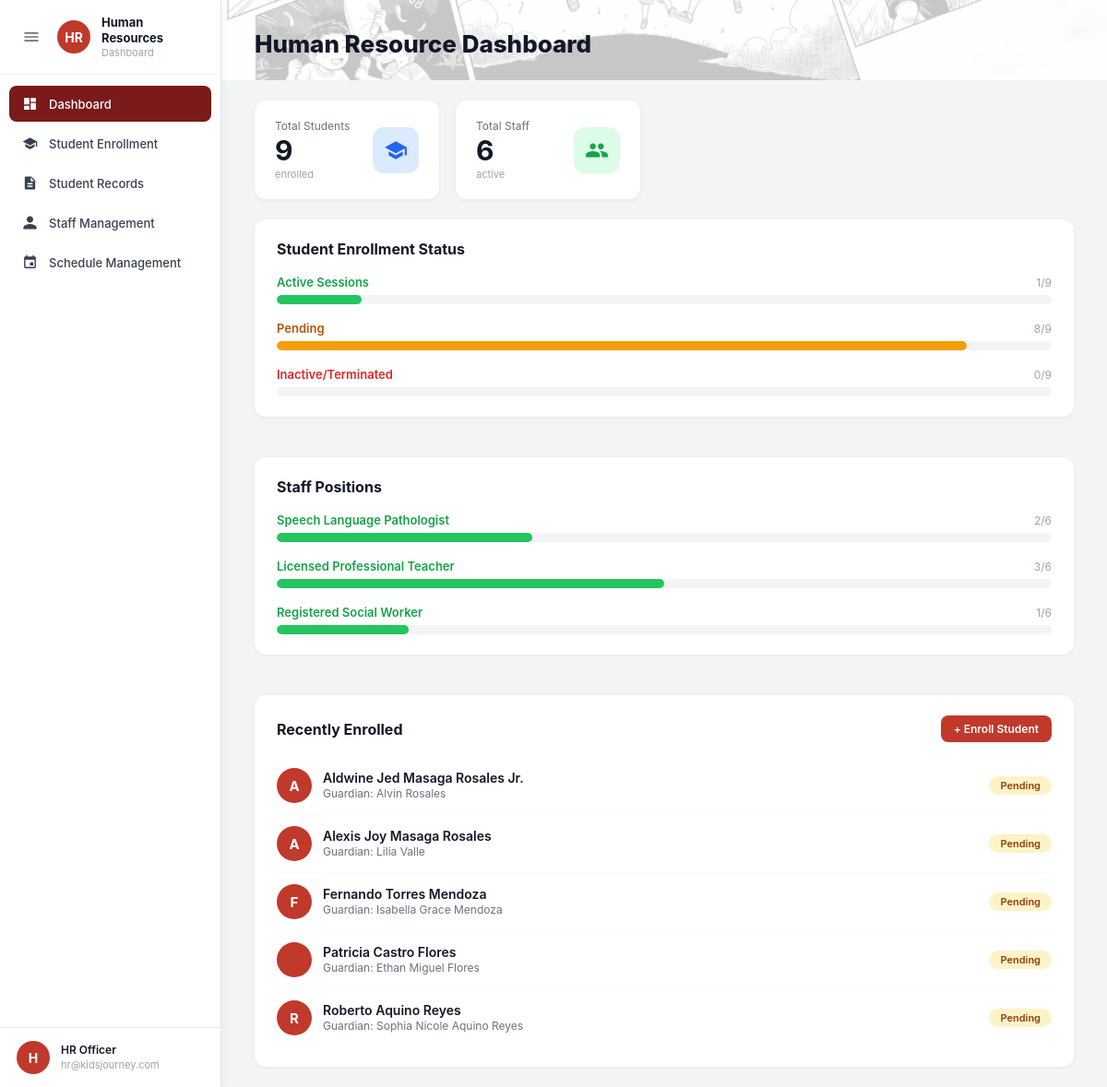
The app's page /public/hro/dashboard.php (signed in) with its own data.
### tables this page shows
CREATE TABLE `users` (
  `id` int(11) NOT NULL,
  `staff_id` varchar(20) DEFAULT NULL COMMENT 'e.g. STF-0001, auto-assigned when created',
  `full_name` varchar(150) NOT NULL,
  `username` varchar(100) NOT NULL,
  `email` varchar(150) NOT NULL,
  `password` varchar(255) NOT NULL,
  `role` enum('Admin','Human Resources','Educator') NOT NULL,
  `status` enum('active','inactive','suspended','pending','denied') DEFAULT 'active',
  `is_first_login` tinyint(1) DEFAULT 1 COMMENT '1 = must change password on first login (Educators)',
  `created_at` timestamp NOT NULL DEFAULT current_timestamp(),
  `updated_at` timestamp NOT NULL DEFAULT current_timestamp() ON UPDATE current_timestamp()
);

CREATE TABLE `enrollments` (
  `id` int(11) NOT NULL,
  `student_id` int(11) NOT NULL,
  `service_id` int(11) NOT NULL,
  `status` enum('Pending','Active','Inactive') NOT NULL DEFAULT 'Pending',
  `enrolled_by` int(11) DEFAULT NULL COMMENT 'user_id of HR who enrolled the student',
  `created_at` timestamp NOT NULL DEFAULT current_timestamp(),
  `updated_at` timestamp NOT NULL DEFAULT current_timestamp() ON UPDATE current_timestamp(),
  `archived` tinyint(1) DEFAULT 0
);

CREATE TABLE `students` (
  `id` int(11) NOT NULL,
  `student_id` varchar(20) NOT NULL COMMENT 'e.g. STD-0001',
  `first_name` varchar(100) NOT NULL,
  `middle_name` varchar(100) DEFAULT NULL,
  `last_name` varchar(100) NOT NULL,
  `suffix` varchar(20) DEFAULT NULL,
  `full_name` varchar(255) GENERATED ALWAYS AS (concat(`first_name`,' ',ifnull(concat(`middle_name`,' '),''),`last_name`,ifnull(concat(' ',`suffix`),''))) STORED,
  `date_of_birth` date DEFAULT NULL,
  `gender` enum('Male','Female','Other') DEFAULT NULL,
  `address` text DEFAULT NULL,
  `status` enum('Active','Pending','Inactive') DEFAULT 'Pending' COMMENT 'Pending=awaiting payment, Active=paid/enrolled, Inactive=no longer availing',
  `created_at` timestamp NOT NULL DEFAULT current_timestamp(),
  `updated_at` timestamp NOT NULL DEFAULT current_timestamp() ON UPDATE current_timestamp(),
  `archived` tinyint(1) DEFAULT 0
);

CREATE TABLE `guardians` (
  `id` int(11) NOT NULL,
  `student_id` int(11) NOT NULL,
  `guardian_name` varchar(150) NOT NULL,
  `contact_number` varchar(20) NOT NULL,
  `email` varchar(150) DEFAULT NULL,
  `created_at` timestamp NOT NULL DEFAULT current_timestamp()
);

### includes/auth.php (called while the page is built, shortened)
<?php
require_once __DIR__ . '/config.php';
$stmt = $conn->prepare("SELECT id, full_name, username, email, role FROM users WHERE id = ?");
$stmt->bind_param("i", $_SESSION['user_id']);
$stmt->execute();
$result = $stmt->get_result();
if ($result->num_rows === 1) {
    $loggedUser = $result->fetch_assoc();
} else {
    session_unset();
    session_destroy();
    redirect(BASE_URL . "/auth/login.php");
}
?>

### public/hro/dashboard.php (the view, shortened to what this page needs)
<?php
require_once(__DIR__ . "/../../includes/db.php");
require_once __DIR__ . '/../../includes/auth.php';
$totalStudents = $conn->query("SELECT COUNT(*) as c FROM students")->fetch_assoc()['c'];
$totalStaff    = $conn->query("SELECT COUNT(*) as c FROM staff WHERE status='Active'")->fetch_assoc()['c'];
$staffByPosition = $conn->query("
    SELECT position, COUNT(*) as count
    FROM staff
    WHERE status='Active'
    GROUP BY position
");
$positionLabels = [
    'OTPR' => 'Occupational Therapist',
    'RSLP' => 'Speech Language Pathologist',
    'LPT' => 'Licensed Professional Teacher',
    'RSW' => 'Registered Social Worker'
];
$activeEnroll   = $conn->query("SELECT COUNT(*) as c FROM enrollments WHERE status='Active'")->fetch_assoc()['c'];
$pendingEnroll  = $conn->query("SELECT COUNT(*) as c FROM enrollments WHERE status='Pending'")->fetch_assoc()['c'];
$inactiveEnroll = $conn->query("SELECT COUNT(*) as c FROM enrollments WHERE status='Inactive'")->fetch_assoc()['c'];
$totalEnroll    = max(1, $activeEnroll + $pendingEnroll + $inactiveEnroll);
$recentEnrollments = $conn->query("
    SELECT s.full_name, g.guardian_name, e.status, e.created_at
    FROM enrollments e
    JOIN students s ON e.student_id = s.id
    LEFT JOIN guardians g ON s.id = g.student_id
    ORDER BY e.created_at DESC
    LIMIT 5
");
?>
<!DOCTYPE html>
<html lang="en">
<head>
  <link rel="stylesheet" href="../../assets/css/hro/hro-base.css">
  <link rel="stylesheet" href="../../assets/css/hro/hr-overview-dashboard.css">
</head>
<body>
<?php include __DIR__ . '/../../includes/hro-sidebar.php'; ?>
<div class="main">
  <div class="page-hero">
    <div class="page-hero-text">
      <h1>Human Resource Dashboard</h1>
    </div>
  </div>
  <div class="stats-row">
    <div class="stat-card">
      <div class="stat-info">
        <span class="stat-label">Total Students</span>
        <h2 class="stat-number"><?= $totalStudents ?></h2>
        <span class="stat-sub">enrolled</span>
      </div>
      <div class="stat-icon stat-blue">
        <svg viewBox="0 0 24 24" width="26" height="26" fill="#2563eb">
          <path d="M12 3L1 9l11 6 9-4.91V17h2V9L12 3zM5 13.18v4L12 21l7-3.82v-4L12 17l-7-3.82z"/>
        </svg>
      </div>
    </div>
    <div class="stat-card">
      <div class="stat-info">
        <span class="stat-label">Total Staff</span>
        <h2 class="stat-number"><?= $totalStaff ?></h2>
        <span class="stat-sub">active</span>
      </div>
      <div class="stat-icon stat-green">
      </div>
    </div>
  </div>
  <div class="dashboard-card">
    <h2 class="card-title">Student Enrollment Status</h2>
    <div class="enroll-status-list">
      <div class="enroll-status-item">
        <div class="enroll-status-top">
          <span class="enroll-status-label green">Active Sessions</span>
          <span class="enroll-count"><?= $activeEnroll ?>/<?= $totalEnroll ?></span>
        </div>
        <div class="progress-bar-track">
          <div class="progress-bar-fill green" style="width:<?= round($activeEnroll/$totalEnroll*100) ?>%"></div>
        </div>
      </div>
      <div class="enroll-status-item">
        <div class="enroll-status-top">
          <span class="enroll-status-label yellow">Pending</span>
          <span class="enroll-count"><?= $pendingEnroll ?>/<?= $totalEnroll ?></span>
        </div>
        <div class="progress-bar-track">
          <div class="progress-bar-fill yellow" style="width:<?= round($pendingEnroll/$totalEnroll*100) ?>%"></div>
        </div>
      </div>
      <div class="enroll-status-item">
        <div class="enroll-status-top">
          <span class="enroll-status-label red">Inactive/Terminated</span>
          <span class="enroll-count"><?= $inactiveEnroll ?>/<?= $totalEnroll ?></span>
        </div>
        <div class="progress-bar-track">
        </div>
      </div>
    </div>
  </div>
  <div class="dashboard-card">
    <h2 class="card-title">Staff Positions</h2>
    <div class="enroll-status-list">
      <?php if ($staffByPosition && $staffByPosition->num_rows > 0): ?>
        <?php while ($pos = $staffByPosition->fetch_assoc()): ?>
          <?php
            $posName = $positionLabels[$pos['position']] ?? $pos['position'];
            $posPercent = round($pos['count'] / max(1, $totalStaff) * 100);
          ?>
          <div class="enroll-status-item">
            <div class="enroll-status-top">
              <span class="enroll-status-label green"><?= htmlspecialchars($posName) ?></span>
              <span class="enroll-count"><?= $pos['count'] ?>/<?= $totalStaff ?></span>
            </div>
            <div class="progress-bar-track">
              <div class="progress-bar-fill green" style="width:<?= $posPercent ?>%"></div>
            </div>
          </div>
        <?php endwhile; ?>
      <?php else: ?>
        <p style="color:#9ca3af;text-align:center;padding:20px 0;">No staff data available</p>
      <?php endif; ?>
    </div>
  </div>
  <div class="dashboard-card">
    <div style="display:flex;align-items:center;justify-content:space-between;margin-bottom:16px;">
      <h2 class="card-title" style="margin:0;">Recently Enrolled</h2>
      <a href="student-enrollment.php" class="btn-primary" style="font-size:12px;padding:7px 14px;">+ Enroll Student</a>
    </div>
    <?php if ($recentEnrollments && $recentEnrollments->num_rows > 0): ?>
      <?php while ($row = $recentEnrollments->fetch_assoc()): ?>
        <div class="recent-enroll-item">
          <div class="recent-avatar"><?= strtoupper(substr($row['full_name'], 0, 1)) ?></div>
          <div class="recent-info">
            <strong><?= htmlspecialchars($row['full_name']) ?></strong>
            <span>Guardian: <?= htmlspecialchars($row['guardian_name'] ?? 'N/A') ?></span>
          </div>
          <span class="badge badge-<?= $row['status'] ?>"><?= $row['status'] ?></span>
        </div>
      <?php endwhile; ?>
    <?php else: ?>
      <p style="color:#9ca3af;text-align:center;padding:20px 0;">No enrollments yet.</p>
    <?php endif; ?>
  </div>
</div>
</body>
</html>

### includes/hro-sidebar.php (shortened to what this page needs)
<?php
$currentPage = basename($_SERVER['PHP_SELF']);
?>
<div class="sidebar" id="sidebar">
  <div class="sidebar-top">
    <div class="brand">
      <button class="toggle-btn" onclick="toggleSidebar()">
        <svg viewBox="0 0 24 24" width="20" height="20" fill="currentColor"><path d="M3 18h18v-2H3v2zm0-5h18v-2H3v2zm0-7v2h18V6H3z"/></svg>
      </button>
      <div class="logo">HR</div>
      <div class="brand-text">
        <strong>Human Resources</strong>
        <span>Dashboard</span>
      </div>
    </div>
    <nav>
      <a class="<?= $currentPage == 'dashboard.php' ? 'active' : '' ?>"
         href="dashboard.php" data-tooltip="Dashboard">
        <svg viewBox="0 0 24 24"><path d="M3 13h8V3H3v10zm0 8h8v-6H3v6zm10 0h8V11h-8v10zm0-18v6h8V3h-8z"/></svg>
        <span>Dashboard</span>
      </a>
      <a class="<?= $currentPage == 'student-enrollment.php' ? 'active' : '' ?>"
         href="student-enrollment.php" data-tooltip="Student Enrollment">
        <svg viewBox="0 0 24 24"><path d="M12 3L1 9l11 6 9-4.91V17h2V9L12 3zM5 13.18v4L12 21l7-3.82v-4L12 17l-7-3.82z"/></svg>
        <span>Student Enrollment</span>
      </a>
      <a class="<?= $currentPage == 'student-records.php' ? 'active' : '' ?>"
         href="student-records.php" data-tooltip="Student Records">
        <svg viewBox="0 0 24 24"><path d="M14 2H6c-1.1 0-2 .9-2 2v16c0 1.1.9 2 2 2h12c1.1 0 2-.9 2-2V8l-6-6zm2 16H8v-2h8v2zm0-4H8v-2h8v2zm-3-5V3.5L18.5 9H13z"/></svg>
        <span>Student Records</span>
      </a>
      <a class="<?= $currentPage == 'staff-management.php' ? 'active' : '' ?>"
         href="staff-management.php" data-tooltip="Staff Management">
        <svg viewBox="0 0 24 24"><path d="M12 12c2.7 0 5-2.3 5-5s-2.3-5-5-5-5 2.3-5 5 2.3 5 5 5zm0 2c-3.3 0-10 1.7-10 5v3h20v-3c0-3.3-6.7-5-10-5z"/></svg>
        <span>Staff Management</span>
      </a>
      <a class="<?= $currentPage == 'schedule-management.php' ? 'active' : '' ?>"
         href="schedule-management.php" data-tooltip="Schedule Management">
        <svg viewBox="0 0 24 24"><path d="M17 12h-5v5h5v-5zM16 1v2H8V1H6v2H5c-1.11 0-1.99.9-1.99 2L3 19c0 1.1.89 2 2 2h14c1.1 0 2-.9 2-2V5c0-1.1-.9-2-2-2h-1V1h-2zm3 18H5V8h14v11z"/></svg>
        <span>Schedule Management</span>
      </a>
    </nav>
  </div>
  <div class="profile profile-trigger" onclick="toggleProfileMenu(this)">
    <div class="avatar">
      <?= strtoupper(substr($loggedUser['full_name'], 0, 1)) ?>
    </div>
    <div class="profile-text">
      <strong><?= htmlspecialchars($loggedUser['full_name']) ?></strong>
      <span><?= htmlspecialchars($loggedUser['email']) ?></span>
    </div>
  </div>
</div>

### assets/css/hro/hr-overview-dashboard.css (style rules this page uses)
.enroll-status-list { display: flex; flex-direction: column; gap: 18px; }
.enroll-status-item { display: flex; flex-direction: column; gap: 6px; }
.enroll-status-top { display: flex; align-items: center; justify-content: space-between; }
.enroll-status-label { font-size: 13px; font-weight: 600; }
.enroll-status-label.green { color: #16a34a; }
.enroll-status-label.yellow { color: #b45309; }
.enroll-status-label.red { color: #dc2626; }
.enroll-count { font-size: 12px; color: #9ca3af; }
.progress-bar-track { height: 10px; background: #f3f4f6; border-radius: 999px; overflow: hidden; }
.progress-bar-fill { height: 100%; border-radius: 999px; transition: width 0.6s ease; }
.progress-bar-fill.green { background: #22c55e; }
.progress-bar-fill.yellow { background: #f59e0b; }
.recent-enroll-item { display: flex; align-items: center; gap: 12px; padding: 12px 0; border-bottom: 1px solid #f9fafb; }
.recent-enroll-item:last-child { border-bottom: none; }
.recent-avatar { width: 38px; height: 38px; border-radius: 50%; background: #c0392b; color: white; font-weight: 700; font-size: 15px; display: flex; align-items: center; justify-content: center; flex-shrink: 0; }
.recent-info { flex: 1; display: flex; flex-direction: column; line-height: 1.4; }
.recent-info strong { font-size: 14px; font-weight: 600; color: #111827; }
.recent-info span { font-size: 12px; color: #6b7280; }

### records on screen
users: full_name "H", full_name "HR Officer", email "hr@kidsjourney.com"
enrollments: student.full_name "A", student.full_name "Aldwine Jed Masaga Rosales Jr.", guardians.guardian_name "Alvin Rosales", status "Pending"
enrollments: student.full_name "A", student.full_name "Alexis Joy Masaga Rosales", guardians.guardian_name "Lilia Valle", status "Pending"
enrollments: student.full_name "F", student.full_name "Fernando Torres Mendoza", guardians.guardian_name "Isabella Grace Mendoza", status "Pending"
enrollments: student.full_name "Patricia Castro Flores", guardians.guardian_name "Ethan Miguel Flores", status "Pending"
enrollments: student.full_name "R", student.full_name "Roberto Aquino Reyes", guardians.guardian_name "Sophia Nicole Aquino Reyes", status "Pending"

### other values on screen
$totalStudents "9"
$totalStaff "6"
$activeEnroll "1"
$totalEnroll "9"
$pendingEnroll "8"
$inactiveEnroll "0"
$posName "Speech Language Pathologist"
$pos['count'] "2"
$posName "Licensed Professional Teacher"
$pos['count'] "3"
$posName "Registered Social Worker"
$pos['count'] "1"
